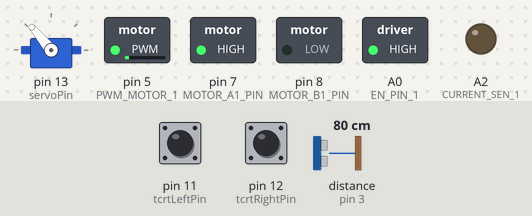
This sketch was run on a simulated Arduino Uno, built with avr-gcc and run on an emulated ATmega328P. Parts: servo, switched loads named in the sketch (green lamp = pin HIGH), output pins drawn as LEDs (lit = HIGH). Wiring (inferred from the names in the program): ultrasonic range finder: trigger pin 10; echo pin 3. Inputs (shaded band) come from the test bench; at power-on: distance to the obstacle (sensor on pin 3) 80 cm, pin 11 (tcrtLeftPin) LOW, pin 12 (tcrtRightPin) LOW. The echo pulse lasts 58.3 µs per cm; pins used as bus, display or sensor lines are not drawn; what the sketch prints to the serial monitor is not drawn.

Above: at 1.2 s.
1.3 s: distance to the obstacle (sensor on pin 3) set to 18 cm
At 2.5 s:
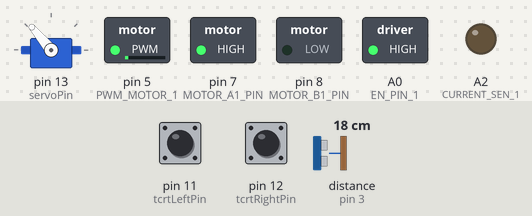
2.8 s: distance to the obstacle (sensor on pin 3) set to 14 cm
At 3.3 s:
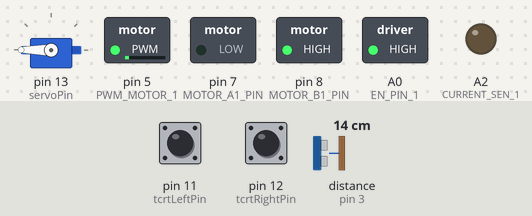
8.8 s: distance to the obstacle (sensor on pin 3) set to 35 cm
11.8 s: pin 11 (tcrtLeftPin) pulled HIGH for 3.2 s
16.5 s: pin 12 (tcrtRightPin) pulled HIGH for 0.15 s
At 16.58 s:
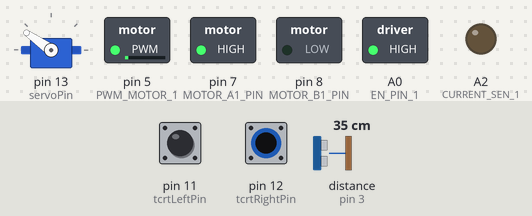
18.1 s: pin 12 (tcrtRightPin) pulled HIGH for 3.2 s
At 22.6 s:
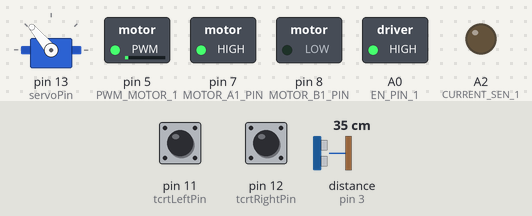
Timing chart, 0 to 23.8 s (numbered marks = the images above; inputs shaded):
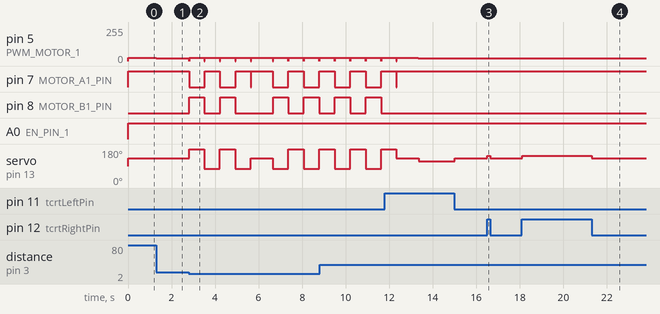

Measured:
- the behaviour switches between 17 and 16 cm on distance to the obstacle (sensor on pin 3) (found by bisection; images 1 and 2)
- after the input at 1.3 s, pin 5 (PWM_MOTOR_1): 25/255 → 20/255 at once
- after the input at 2.8 s, pin 5 (PWM_MOTOR_1): goes 4 × (0/255 0.01 s, 25/255 0.70 s), 0/255 0.01 s, 25/255 1.0 s, 3 × (0/255 0.01 s, 25/255 0.70 s), 0/255 0.01 s, then 25/255, starting at once; pin 7 (MOTOR_A1_PIN): HIGH → LOW at once, → HIGH 0.72 s later, → LOW 0.70 s later, → HIGH 0.72 s later, … (10 changes in this stretch)
- after the input at 16.5 s, servo on pin 13 (servoPin): 130° → 145° at once, → 130° 0.15 s later
- after the input at 18.1 s, servo on pin 13 (servoPin): 130° → 145° at once, → 130° 3.2 s later

The sketch:

TurboInc.ino
```cpp
/*
 *  Date: 29.05.2021
 *  Name: Racing Car by Turbo Inc.
 *  Author: Artem Tikhonov
*/

/******************************   Including All Libraries   *****************************/
#include <Servo.h>

/*******************************   Enums and Structures   ******************************/
enum CarStateName {
 Stop,
 Forward,
 SlightRT,
 SlightLT,
 SharpRT,
 SharpLT
};

struct CarState {
 CarStateName stateName;
 unsigned short motorRotationDirection;
 short motorSpeed;
 int servoPosition;
 int sharpCycleCount;
};

enum ObstaclePosition {
 NoObstacle,
 ObstacleFar,
 ObstacleNear
};

struct SensorsState {
 bool leftLineSensorOnLine;
 bool rightLineSensorOnLine;
 ObstaclePosition obstacleDetectorResult;
};

/*******************************   Variables and Constants Declaration   ******************************/
#define echoPin 3               // Echo pin in the Ultrasonic sensor
#define trigPin 10              // Trig pin in the Ultrasonic sensor

#define BRAKE 0
#define CW    1
#define CCW   2
#define CS_THRESHOLD 15

//MOTOR 1
#define MOTOR_A1_PIN 7
#define MOTOR_B1_PIN 8

#define PWM_MOTOR_1 5

#define CURRENT_SEN_1 A2

#define EN_PIN_1 A0

/* Ultrasonic Sensor */
const int ObstacleFarDistance  = 45;
const int ObstacleNearDistance = 15;


/* TCRT5000 Sensors */
const int tcrtLeftPin  = 11;     // The variable for pin of the TCRT5000 left sensor
const int tcrtRightPin = 12;     // The variable for pin of the TCRT5000 right sensor

/* Servo */
Servo servo;                     // The variable for servo
const int servoPin = 13;         // The variable for pin of the servo

const int servoNeutral   = 130;
const int servoLowRight  = servoNeutral - 15;
const int servoHighRight = servoNeutral - 55;
const int servoLowLeft   = servoNeutral + 15;
const int servoHighLeft  = servoNeutral + 55;

/* DC Motor */
const short lowSpeed             = 20; // 20 ok
const short maxSpeed             = 25; // 20-25 ok
const short maxSpeedWithObstacle = 20;

const short ObstacleAroundSpeed  = 25;

short highSpeed = maxSpeed;

/* The condition to determine that the line was lost */
const int maxSharpT = 70; //possible to have 30 here, it was 35, it was was 50 :)

const int movementCountForFindLine = 2;
const int movementTimeForFindLine = 300;

/* Global objects */
SensorsState sensorsState = {true, true, NoObstacle};
CarState     carState     = {Forward, CCW, 0, servoNeutral, 0};

/**********************************   Setup Function   **********************************/
void setup() {
  /* Arduino setup */
  Serial.begin(9600);           // Start the serial connection with Arduino

  /* Ultrasonic sensor setup */
  pinMode(trigPin, OUTPUT);     // The Trig pin for the Ultrasonic sensor
  pinMode(echoPin, INPUT);      // The Echo pin for the Ultrasonic sensor

  /* TCRT5000 setup */
  pinMode(tcrtLeftPin,  INPUT);  // The input pin fro the TCRT5000 left sensor
  pinMode(tcrtRightPin, INPUT); // The input pin fro the TCRT5000 right sensor

  /* Servo */
  servo.attach(servoPin);       // The output of the servo

  /* DC Motor */
  pinMode(MOTOR_A1_PIN, OUTPUT);
  pinMode(MOTOR_B1_PIN, OUTPUT);

  pinMode(PWM_MOTOR_1, OUTPUT);

  pinMode(CURRENT_SEN_1, OUTPUT);

  pinMode(EN_PIN_1, OUTPUT);
}

/**********************************   Main Loop Function   ***********************************/
void loop() {
    Serial.print(carState.stateName);
    Serial.print("-");
    Serial.println(carState.sharpCycleCount);

 GetSensorData();
 CalculateNextState();
 ChangeCarState();
}

/*******************************   GetSensorData Function   *******************************/
void GetSensorData(){
 sensorsState.leftLineSensorOnLine  = IsSensorOnWhiteLine(tcrtLeftPin);  // left  TCRT5000 sensor
 sensorsState.rightLineSensorOnLine = IsSensorOnWhiteLine(tcrtRightPin); // right TCRT5000 sensor

 long distance = GetDistanceToObstacle();

 if(distance > ObstacleFarDistance){ // Check the distance to find the obstacle
  sensorsState.obstacleDetectorResult = NoObstacle;
 } else {
  if(distance > ObstacleNearDistance && distance <= ObstacleFarDistance){
   sensorsState.obstacleDetectorResult = ObstacleFar;
  } else {
   sensorsState.obstacleDetectorResult = ObstacleNear;
  }
 }
};

/*******************************   CalculateNextState Function   *******************************/
void CalculateNextState(){

 if(carState.stateName == Stop){
  return;
 };

 if(sensorsState.obstacleDetectorResult != NoObstacle){
  highSpeed = maxSpeedWithObstacle;

  if(sensorsState.obstacleDetectorResult == ObstacleNear){
   GoAroundObstacle();
  }
 } else {
  highSpeed = maxSpeed;
 }

 if(sensorsState.leftLineSensorOnLine && sensorsState.rightLineSensorOnLine){
  PrepareCarState(Forward, CCW, highSpeed, servoNeutral, true);
 };

 if(!sensorsState.leftLineSensorOnLine && sensorsState.rightLineSensorOnLine){
  PrepareCarState(SlightRT, CCW, highSpeed, servoLowRight, true);
 };

 if(sensorsState.leftLineSensorOnLine && !sensorsState.rightLineSensorOnLine){
  PrepareCarState(SlightLT, CCW, highSpeed, servoLowLeft, true);
 };

 if(!sensorsState.leftLineSensorOnLine && !sensorsState.rightLineSensorOnLine){
  if((carState.stateName == SlightRT)||(carState.stateName == SharpRT)){
   PrepareCarState(SharpRT, CCW, lowSpeed, servoHighRight, false);
  };

  if((carState.stateName == SlightLT)||(carState.stateName == SharpLT)){
   PrepareCarState(SharpLT, CCW, lowSpeed, servoHighLeft, false);
  };

  if(carState.sharpCycleCount > maxSharpT){
   FindLine();
  };
 };
};

/*******************************   PrepareCarState Function   *******************************/
void PrepareCarState(CarStateName stateName, unsigned short motorRotationDirection, short motorSpeed, int servoPosition, bool resetCycleCount){
 carState.stateName = stateName;
 carState.motorRotationDirection = motorRotationDirection;
 carState.motorSpeed = motorSpeed;
 carState.servoPosition = servoPosition;
 if(resetCycleCount){
  carState.sharpCycleCount = 0;
 } else {
  carState.sharpCycleCount++;
 };
};

/*******************************   ChangeCarState Function   *******************************/
void ChangeCarState(){
  servo.write(carState.servoPosition); // Turn the servo
//  delay(10);                           // Delay for turning the servo

  motorGo(carState.motorRotationDirection, carState.motorSpeed);
}

/*******************************   GoAroundObstacle Function   *******************************/
void GoAroundObstacle(){
  motorGo(BRAKE, 0);

  CarMovement(servoHighLeft, CW, 700); // L B
  CarMovement(servoHighRight, CCW, 700); // R F
  CarMovement(servoHighLeft, CW, 700); // L B
  CarMovement(servoHighRight, CCW, 700); // R F
  CarMovement(servoNeutral, CCW, 1000); // Forward

  CarMovement(servoHighRight, CW, 700); // R B
  CarMovement(servoHighLeft, CCW, 700); // L F
  CarMovement(servoHighRight, CW, 700); // R B
  CarMovement(servoHighLeft, CCW, 700); // L F
  CarMovement(servoHighRight, CW, 700); // R B
  CarMovement(servoHighLeft, CCW, 700); // L F
  CarMovement(servoHighRight, CW, 700); // R B
  CarMovement(servoHighLeft, CCW, 700); // L F
  CarMovement(servoNeutral, CCW, 1000); // Forward
}

/****************************   CarMovement Function   ********************************/
void CarMovement(int ServoPosition, uint8_t Direction, int Delay){
  servo.write(ServoPosition);
  delay(10);
  motorGo(Direction, ObstacleAroundSpeed);
  delay(Delay);
  motorGo(BRAKE, 0);
}

/*******************************   FindLine Function   *******************************/
void FindLine(){

 motorGo(BRAKE, 0);
 int movementCount = 0;
 int patternNumber = 0;
 bool restartMovementPattern = false;

 while(!sensorsState.leftLineSensorOnLine && !sensorsState.rightLineSensorOnLine && (movementCount < movementCountForFindLine)){

  switch (patternNumber) {
  case 0: // R
    CarMovement(servoHighRight, CCW, movementTimeForFindLine);
    break;
  case 1: // R
    CarMovement(servoHighLeft, CW, movementTimeForFindLine); // L B
    CarMovement(servoHighRight, CCW, movementTimeForFindLine); // R F
    break;
  case 2: // L
    CarMovement(servoHighRight, CW, movementTimeForFindLine);
    CarMovement(servoHighLeft, CCW, movementTimeForFindLine);
    break;
  case 3: // L
    CarMovement(servoHighRight, CW, movementTimeForFindLine);
    CarMovement(servoHighLeft, CCW, movementTimeForFindLine);
    break;
  case 4: // to the start point
    CarMovement(servoHighLeft, CW, movementTimeForFindLine); // L B
    CarMovement(servoHighRight, CCW, movementTimeForFindLine); // R F
    break;
  case 5: // R
    CarMovement(servoHighLeft, CW, movementTimeForFindLine); // L B
    CarMovement(servoHighRight, CCW, movementTimeForFindLine); // R F
    break;
  case 6: // R
    CarMovement(servoHighLeft, CW, movementTimeForFindLine); // L B
    CarMovement(servoHighRight, CCW, movementTimeForFindLine); // R F
    break;
  case 7: // R
    CarMovement(servoHighLeft, CW, movementTimeForFindLine); // L B
    CarMovement(servoHighRight, CCW, movementTimeForFindLine); // R F
    break;
  case 8: // R
    CarMovement(servoHighLeft, CW, movementTimeForFindLine); // L B
    CarMovement(servoHighRight, CCW, movementTimeForFindLine); // R F
    break;
  default:
    restartMovementPattern = true;
    break;
  }

  if(restartMovementPattern){
   patternNumber = 0;
  } else {
   patternNumber++;
  }

  movementCount++;
  GetSensorData();
 };

 if(movementCount >= movementCountForFindLine){
   //finish
  //
  PrepareCarState(Stop, BRAKE, 0, servoNeutral, true);
 };

 CalculateNextState();
 ChangeCarState();
}

/****************************   Ultrasonic Sensor Function   ****************************/
long GetDistanceToObstacle(){
 digitalWrite(trigPin, LOW);               // Clears the trigPin condition
   delayMicroseconds(2);

 digitalWrite(trigPin, HIGH);              // Sets the trigPin HIGH (ACTIVE) for 10 microseconds
 delayMicroseconds(10);
 digitalWrite(trigPin, LOW);

 long duration = pulseIn(echoPin, HIGH);        // Reads the echoPin, returns the sound wave travel time in microseconds

 long distance = duration * 0.034 / 2;          // Calculating the distance

 return(distance);
}


/******************************   TCRT5000 sensor Function   ******************************/
bool IsSensorOnWhiteLine(int TCRT5000Pin){
  boolean val = digitalRead(TCRT5000Pin);   // Read the value of TCRT5000 sensor on Pin TCRT5000Pin

  if(val == HIGH){                          // If it is HiGH
    return(false);                           // Return false if on the Black area
  }
  else{                                     // If it is LOW
    return(true);                           // Return true if on the White line
  }
}

/**********************************   Motor Go Function   *******************************/
void motorGo(uint8_t direct, uint8_t pwm){
    if(direct == CW)
    {
      digitalWrite(EN_PIN_1, HIGH);
      digitalWrite(MOTOR_A1_PIN, LOW);
      digitalWrite(MOTOR_B1_PIN, HIGH);
    }
    else if(direct == CCW)
    {
      digitalWrite(EN_PIN_1, HIGH);
      digitalWrite(MOTOR_A1_PIN, HIGH);
      digitalWrite(MOTOR_B1_PIN, LOW);
    }
    else
    {
//      digitalWrite(EN_PIN_1, LOW);
      digitalWrite(MOTOR_A1_PIN, LOW);
      digitalWrite(MOTOR_B1_PIN, LOW);
    }

    analogWrite(PWM_MOTOR_1, pwm);
}
```
